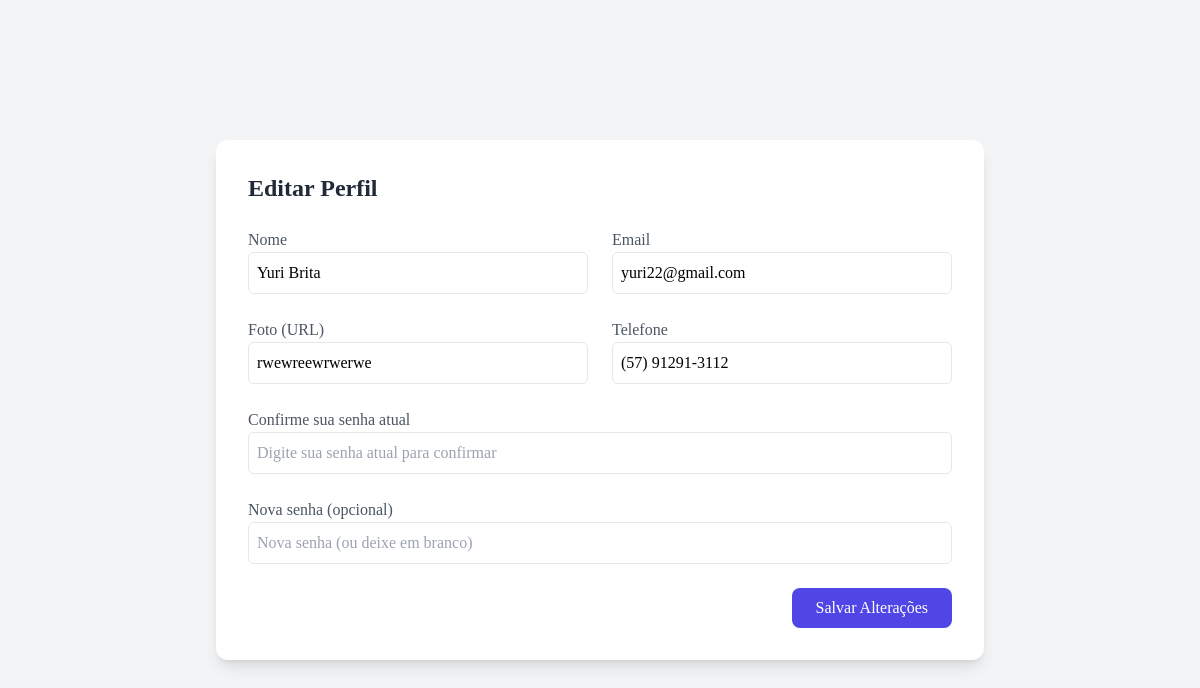
The page /editarPerfil.php?id=1 on the database its author committed.
### tables this page shows
CREATE TABLE `usuario` (
  `id` int(11) NOT NULL,
  `nome_usuario` varchar(20) NOT NULL,
  `email_usuario` varchar(150) NOT NULL,
  `senha_usuario` varchar(150) NOT NULL,
  `permissoes_usuario` text NOT NULL,
  `ativo_usuario` tinyint(1) NOT NULL,
  `url_foto` varchar(500) DEFAULT NULL,
  `telefone` varchar(40) DEFAULT NULL,
  `id_redesocial` int(11) DEFAULT NULL
);

### assets/classes/usuarios.class.php (called while the page is built, shortened)
<?php
class Usuarios {
    private $con;
    public function __construct() {
        $this->con = new Conexao();
    }
    public function buscarUsuario($id) {
        try {
            $conexao = $this->con->conectar();
            $sql = $conexao->prepare("SELECT * FROM usuario WHERE id = :id");
            $sql->bindParam(':id', $id, PDO::PARAM_INT);
            if (!$sql->execute()) {
                throw new PDOException("Erro ao executar a consulta");
            }
            return $sql->fetch(PDO::FETCH_ASSOC);
        } catch (PDOException $ex) {
            error_log("ERRO NA CONSULTA: " . $ex->getMessage());
            return false;
        }
    }
}

### editarPerfil.php (the view, shortened to what this page needs)
<?php
include 'assets/classes/usuarios.class.php';
$usuario = new Usuarios();
$dadosUsuario = $usuario->buscarUsuario($_GET['id']);
?>
<!DOCTYPE html>
<html lang="pt-BR">
<head>
    <script src="https://cdn.tailwindcss.com"></script>
</head>
<body class="bg-gray-100 font-[Poppins]">
    <div class="min-h-screen flex items-center justify-center p-6">
        <div class="bg-white shadow-lg rounded-xl p-8 w-full max-w-3xl">
            <h2 class="text-2xl font-bold text-gray-800 mb-6">Editar Perfil</h2>
            <form action="editarPerfilSubmit.php" method="POST" class="grid grid-cols-1 md:grid-cols-2 gap-6">
                <div>
                    <label class="text-gray-600">Nome</label>
                    <input type="text" name="nome_usuario" value="<?php echo $dadosUsuario['nome_usuario']; ?>" class="w-full p-2 border rounded-md" required>
                </div>
                <div>
                    <label class="text-gray-600">Email</label>
                    <input type="email" name="email_usuario" value="<?php echo $dadosUsuario['email_usuario']; ?>" class="w-full p-2 border rounded-md" required>
                </div>
                <div>
                    <label class="text-gray-600">Foto (URL)</label>
                    <input type="text" name="url_foto" value="<?php echo $dadosUsuario['url_foto']; ?>" class="w-full p-2 border rounded-md">
                </div>
                <div>
                    <label class="text-gray-600">Telefone</label>
                    <input type="text" name="telefone" value="<?php echo $dadosUsuario['telefone']; ?>" class="w-full p-2 border rounded-md">
                </div>
                <div class="col-span-1 md:col-span-2">
                    <label class="text-gray-600">Confirme sua senha atual</label>
                    <input type="password" name="senha_atual" placeholder="Digite sua senha atual para confirmar" class="w-full p-2 border rounded-md" required>
                </div>
                <div class="col-span-1 md:col-span-2">
                    <label class="text-gray-600">Nova senha (opcional)</label>
                    <input type="password" name="nova_senha" placeholder="Nova senha (ou deixe em branco)" class="w-full p-2 border rounded-md">
                </div>
                <div class="col-span-1 md:col-span-2 text-right">
                    <button type="submit" class="px-6 py-2 bg-indigo-600 text-white rounded-lg hover:bg-indigo-700 transition">
                        Salvar Alterações
                    </button>
                </div>
            </form>
        </div>
    </div>
</body>
</html>

### rows shown on the page
usuario: nome_usuario "Yuri Brita", email_usuario "yuri22@gmail.com", url_foto "rwewreewrwerwe", telefone "(57) 91291-3112"
